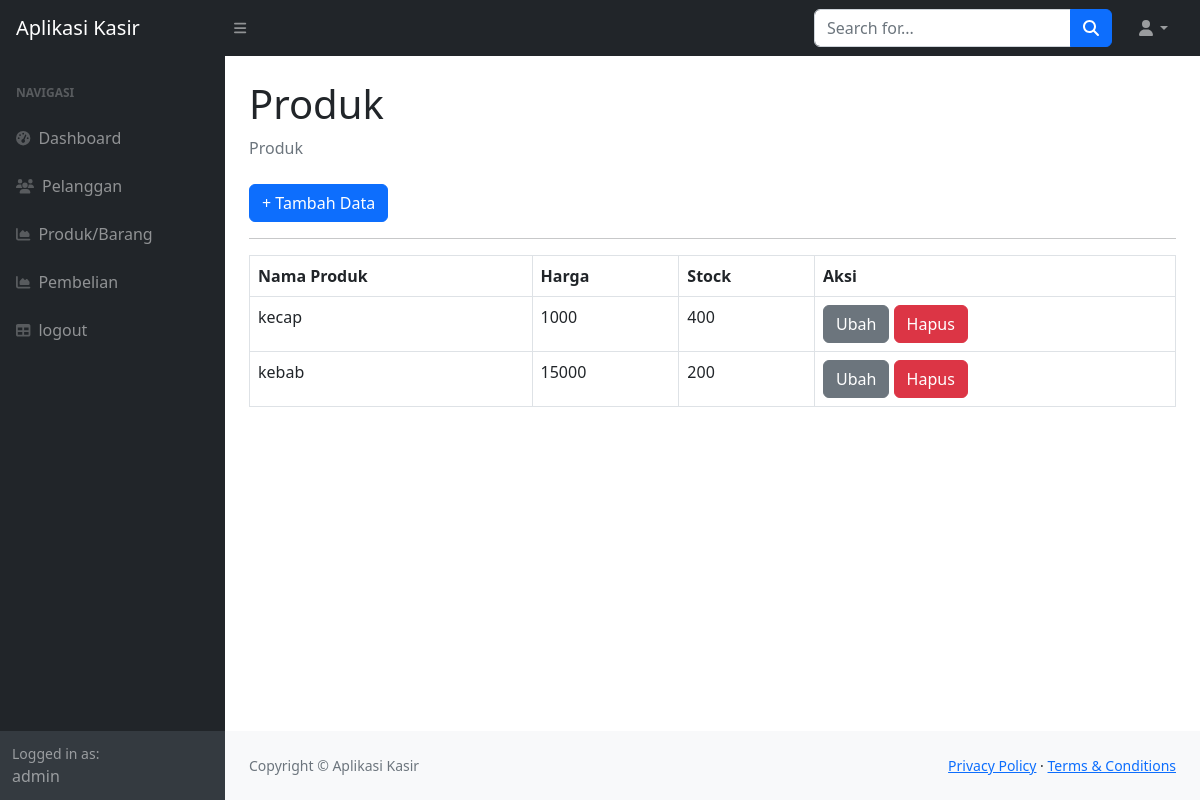
/ukk_kasir/index.php?page=produk (signed in), run on the app's committed database.
### tables this page shows
CREATE TABLE `produk` (
  `id_produk` int(11) NOT NULL,
  `nama_produk` varchar(255) DEFAULT NULL,
  `harga` int(11) DEFAULT NULL,
  `stock` int(11) DEFAULT NULL
);

### ukk_kasir/produk.php (the view)
<div class="container-fluid px-4">
                        <h1 class="mt-4">Produk</h1>
                        <ol class="breadcrumb mb-4">
                            <li class="breadcrumb-item active">Produk</li>
                        </ol>
                        <a href="?page=produk_tambah" class="btn btn-primary">+ Tambah Data</a>
                        <hr>
                        <table class="table table-bordered">
                            <tr>
                                <th>Nama Produk</th>
                                <th>Harga</th>
                                <th>Stock</th>
                                <th>Aksi</th>
                            </tr>
                            <?php
                                $query = mysqli_query($koneksi, "SELECT*FROM produk");
                                while($data = mysqli_fetch_array($query)){
                                    ?>
                                    <tr>
                                        <td><?php echo $data['nama_produk']; ?></td>
                                        <td><?php echo $data['harga']; ?></td>
                                        <td><?php echo $data['stock']; ?></td>
                                        <td>
                                            <a href="?page=produk_ubah&&id=<?php echo $data['id_produk']; ?>" class="btn btn-secondary">Ubah</a>
                                            <a href="?page=produk_hapus&&id=<?php echo $data['id_produk']; ?>" class="btn btn-danger">Hapus</a>
                                        </td>
                                    </tr>
                                    <?php
                                }
                            ?>
                        </table>
                    </div>

### data on the page
produk: nama_produk "kecap", harga "1000", stock "400"
produk: nama_produk "kebab", harga "15000", stock "200"

### other printed values
$_SESSION['user']['nama'] "admin"
